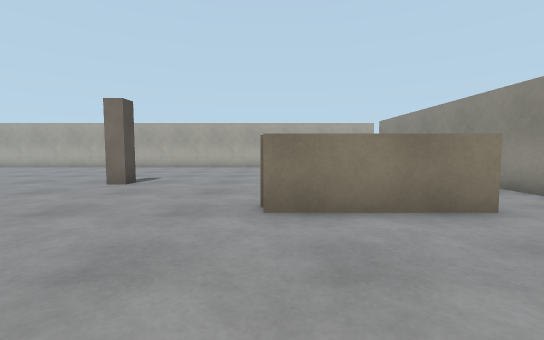
view 1 (above)

18 first-person views from a walk through a Gazebo world. The camera is 0.94 m above the floor, tilts 4° down and sees 90° across. The floor is counted in squares, 1 m on a side. Each view is taken from the middle of a square. On the plan, view 1 faces up. The plan holds only what a view shows up to about 11 squares ahead; the rest is blank. The place goes on beyond the plan.

view 2
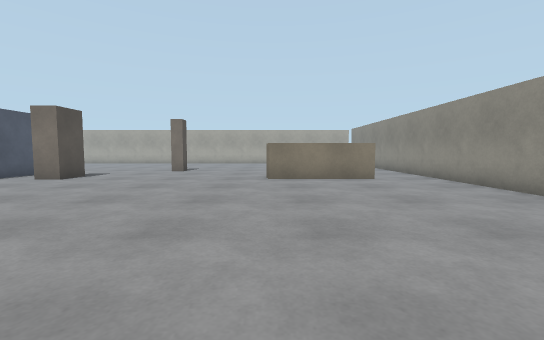

view 3
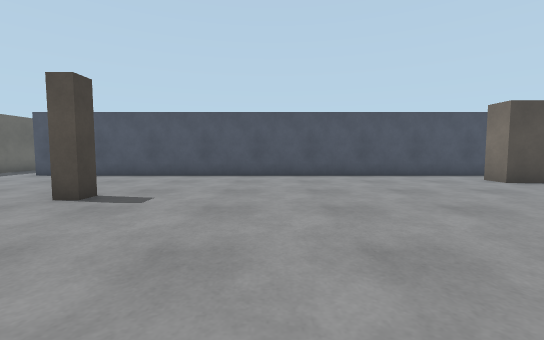

view 4
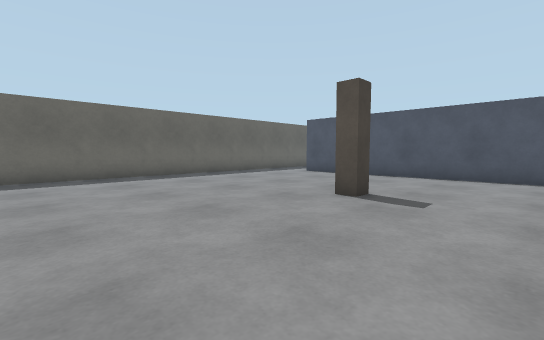

view 5
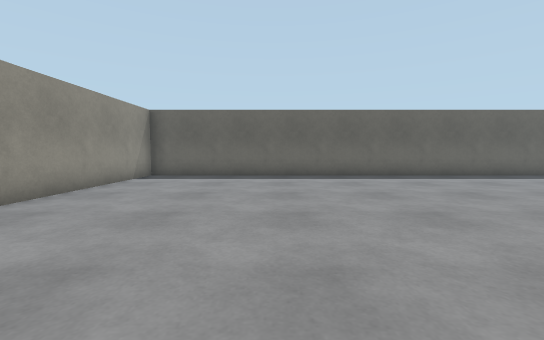

view 6
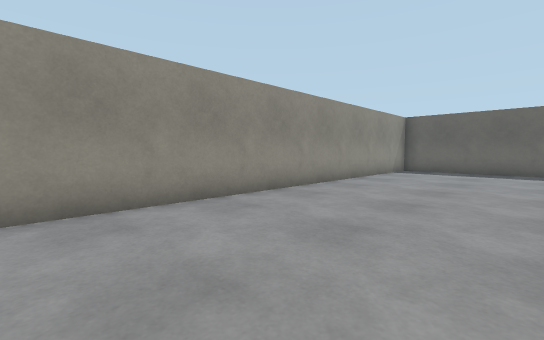

view 7
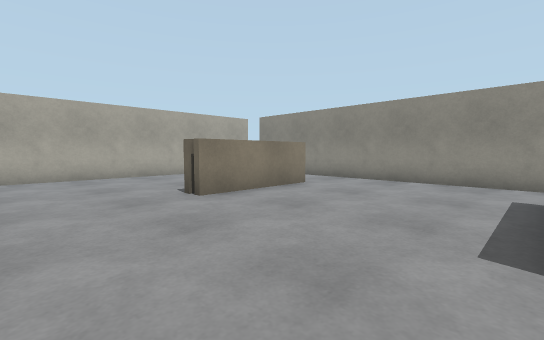

view 8
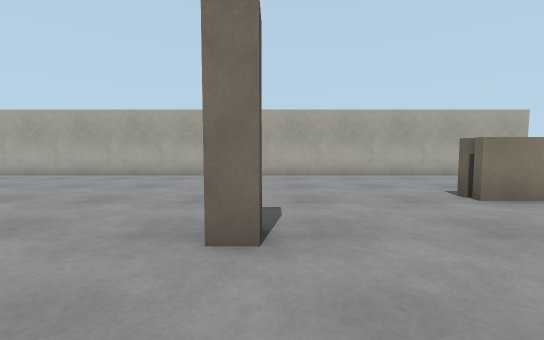

view 9
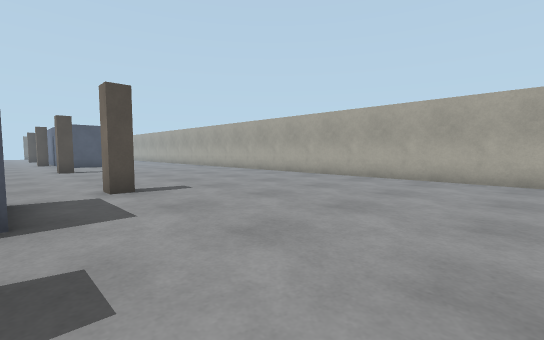

view 10
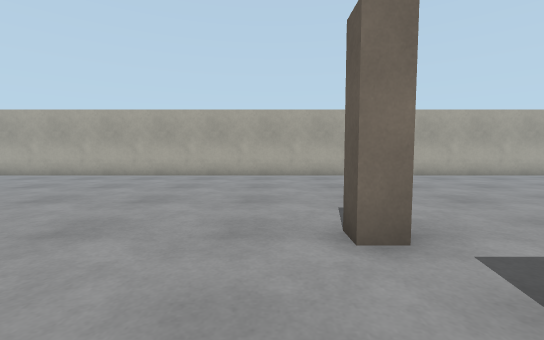

view 11
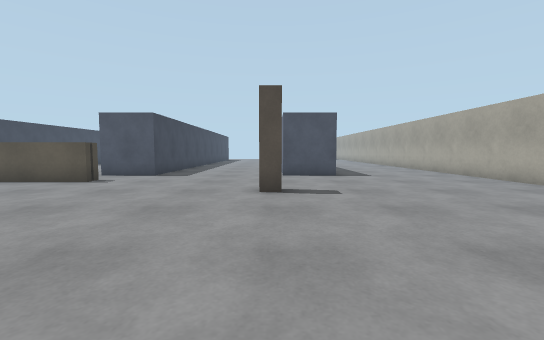

view 12
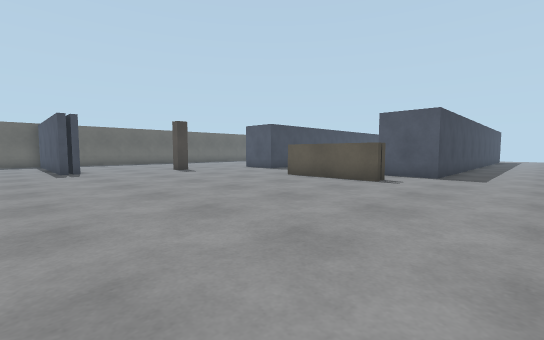

view 13
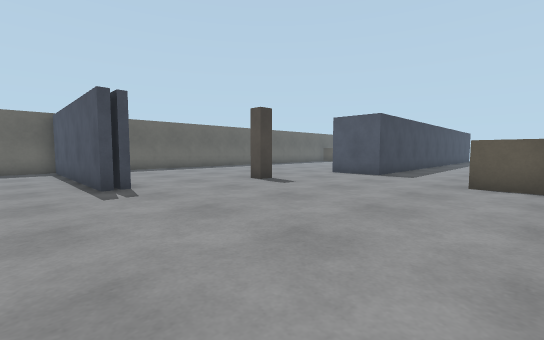

view 14
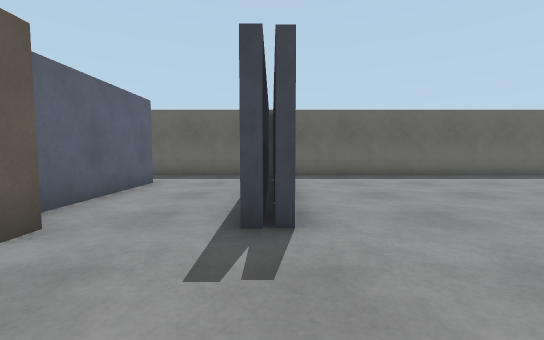

view 15
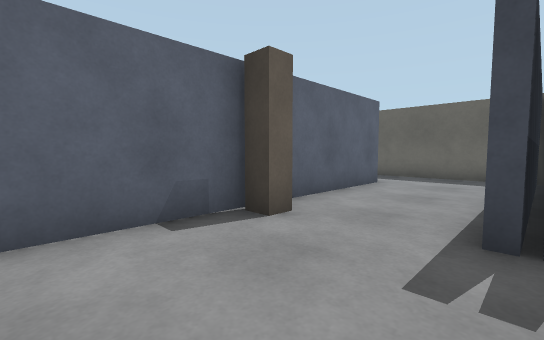

view 16
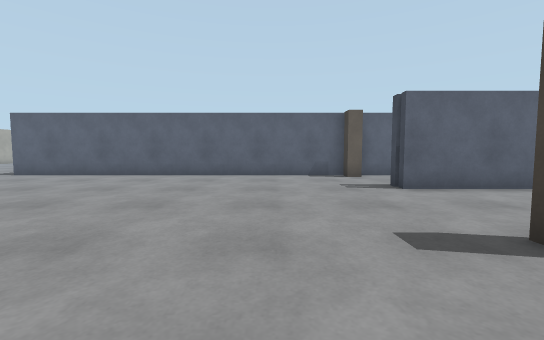

view 17
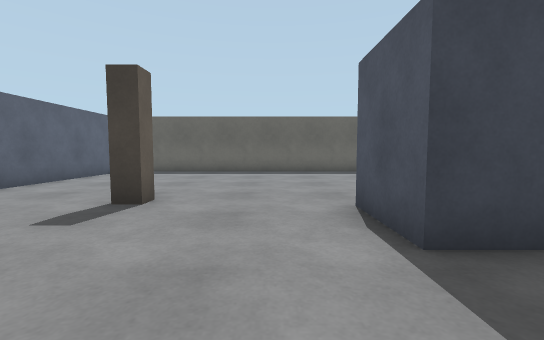

view 18
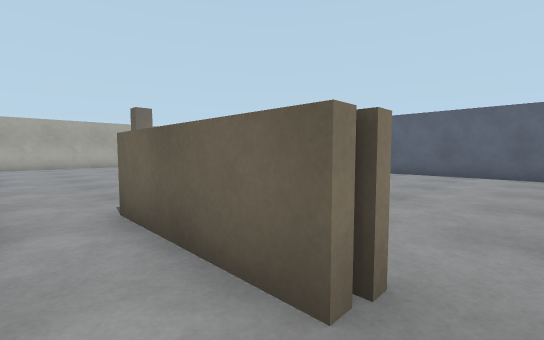

### Floor plan
Key: @ floor where view 1 was taken; # wall or solid block; . floor; P brown post; B grey box; R brown box.
Columns run from 24 left of view 1 to 6 right of it. Each row starts with its distance up from view 1.
 16 ###############################
 15 ............................
 14 ...........................
 13 ..........................
 12 ..........................    #
 11 .........................    .#
 10 B.......................####..#
  9 B.............................#
  8  ....P......P.......P.........#
  7 ..............................#
  6 .............BB...............#
  5 .............BB.RR............#
  4 .............BB.RR......####..#
  3 B............BB...............#
  2 B.##.........BB...............#
  1  .##.........BB...............#
  0  .##.........BB.........@.....#
 -1  .##.........BB...............#
 -2 .............BB...............#
 -3 .............BB...............#
 -4 .............BB...............#
 -5 B............BB...............#
 -6 B............BB...............#
 -7 .....P......PBB.....P.........#
 -8 .........#...BB...............#
 -9 .........#...BB...............#
-10 .........#...BB...............#
-11 .........#...B ...............#
-12 .........#...BB...............#
-13 .........#....................#
-14 .........#....................#
-15 ###############################

Where each view was taken, in squares from view 1:
view 1: 0 up, 0 right, facing up
view 2: 5 down, 0 right, facing up
view 3: 3 down, 1 right, facing left
view 4: 4 down, 1 right, facing down-left
view 5: 4 down, 1 right, facing down
view 6: 1 down, 1 right, facing down-right
view 7: 5 up, 3 left, facing up-right
view 8: 5 up, 4 left, facing up
view 9: 6 up, 5 left, facing up-left
view 10: 5 up, 13 left, facing up
view 11: 8 up, 13 left, facing left
view 12: 6 up, 13 left, facing down-left
view 13: 0 up, 13 left, facing down-left
view 14: 4 down, 15 left, facing down
view 15: 4 down, 15 left, facing down-right
view 16: 4 down, 22 left, facing right
view 17: 2 down, 22 left, facing down
view 18: 2 down, 23 left, facing up-right
